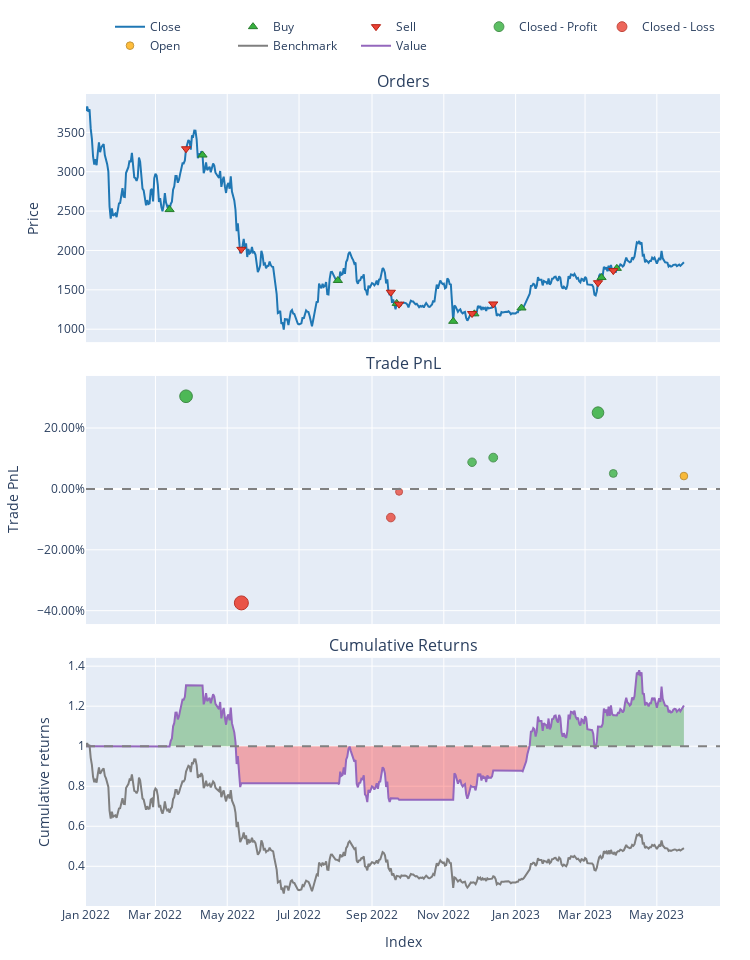

Notebook source saved alongside this figure:
### Code cell
pf[(50, 53, 'ETH-USD')].plot().show()

### Figure 1 — Plotly figure (JSON) as saved in the notebook; plotly's stock layout.template omitted (floating-point values rounded to 4 significant figures; data arrays with more than 128 entries replaced by an {"elided": "..."} marker saying what was removed)
{"data": [{"legendgroup": "0", "line": {"color": "#1f77b4"}, "name": "Close", "showlegend": true, "type": "scatter", "uid": "6b6f7a29-bb07-4fe5-86f2-a7cf6a849481", "x": {"elided": "508 str values"}, "xaxis": "x", "y": {"elided": "508 float values"}, "yaxis": "y"}, {"customdata": [[148829, 0.03966, 0.0999], [148831, 0.04056, 0.1303], [148833, 0.05037, 0.08155], [148835, 0.05565, 0.07389], [148837, 0.06654, 0.0732], [148839, 0.06661, 0.07961], [148841, 0.06916, 0.08779], [148843, 0.06628, 0.1098], [148845, 0.06506, 0.1153]], "hovertemplate": "Order Id: %{customdata[0]}<br>Timestamp: %{x}<br>Price: %{y}<br>Size: %{customdata[1]:.6f}<br>Fees: %{customdata[2]:.6f}", "legendgroup": "1", "marker": {"color": "#37B13F", "line": {"color": "rgb(38,123,44)", "width": 1}, "size": 8, "symbol": "triangle-up"}, "mode": "markers", "name": "Buy", "type": "scatter", "uid": "ea7ab2d3-f1f0-4754-8a10-484929c5f77f", "x": ["2022-03-13T00:00:00+00:00", "2022-04-10T00:00:00+00:00", "2022-08-03T00:00:00+00:00", "2022-09-22T00:00:00+00:00", "2022-11-09T00:00:00+00:00", "2022-11-27T00:00:00+00:00", "2023-01-06T00:00:00+00:00", "2023-03-15T00:00:00+00:00", "2023-03-28T00:00:00+00:00"], "xaxis": "x", "y": [2519.0, 3212.0, 1619.0, 1328.0, 1100.0, 1195.0, 1269.0, 1656.0, 1773.0], "yaxis": "y"}, {"customdata": [[148830, 0.03966, 0.1305], [148832, 0.04056, 0.08171], [148834, 0.05037, 0.07403], [148836, 0.05565, 0.07335], [148838, 0.06654, 0.07977], [148840, 0.06661, 0.08797], [148842, 0.06916, 0.11], [148844, 0.06628, 0.1156]], "hovertemplate": "Order Id: %{customdata[0]}<br>Timestamp: %{x}<br>Price: %{y}<br>Size: %{customdata[1]:.6f}<br>Fees: %{customdata[2]:.6f}", "legendgroup": "2", "marker": {"color": "#EA4335", "line": {"color": "rgb(181,31,18)", "width": 1}, "size": 8, "symbol": "triangle-down"}, "mode": "markers", "name": "Sell", "type": "scatter", "uid": "c90587fe-d1e6-4c4a-804c-9edf4480daa9", "x": ["2022-03-27T00:00:00+00:00", "2022-05-13T00:00:00+00:00", "2022-09-17T00:00:00+00:00", "2022-09-24T00:00:00+00:00", "2022-11-25T00:00:00+00:00", "2022-12-13T00:00:00+00:00", "2023-03-12T00:00:00+00:00", "2023-03-25T00:00:00+00:00"], "xaxis": "x", "y": [3292.0, 2014.0, 1470.0, 1318.0, 1199.0, 1321.0, 1590.0, 1744.0], "yaxis": "y"}, {"customdata": [[0, 0, 30.41, 0.3044], [4, 4, 6.418, 0.08767], [5, 5, 8.187, 0.1028], [6, 6, 22.0, 0.2506], [7, 7, 5.579, 0.05083]], "hovertemplate": "Exit Trade Id: %{customdata[0]}<br>Position Id: %{customdata[1]}<br>Exit Timestamp: %{x}<br>PnL: %{customdata[2]:.6f}<br>Return: %{customdata[3]:.2%}", "legendgroup": "3", "marker": {"color": "#37B13F", "line": {"color": "rgb(38,123,44)", "width": 1}, "opacity": [0.8712, 0.7822, 0.7884, 0.8491, 0.7671], "size": [12.66, 8.503, 8.793, 11.63, 7.796], "symbol": "circle"}, "mode": "markers", "name": "Closed - Profit", "type": "scatter", "uid": "3645ca71-2e1b-4860-88f8-54eb7a91b550", "x": ["2022-03-27T00:00:00+00:00", "2022-11-25T00:00:00+00:00", "2022-12-13T00:00:00+00:00", "2023-03-12T00:00:00+00:00", "2023-03-25T00:00:00+00:00"], "xaxis": "x2", "y": [0.3044, 0.08767, 0.1028, 0.2506, 0.05083], "yaxis": "y2"}, {"customdata": [[1, 1, -48.78, -0.3744], [2, 2, -7.668, -0.09403], [3, 3, -0.6863, -0.009289]], "hovertemplate": "Exit Trade Id: %{customdata[0]}<br>Position Id: %{customdata[1]}<br>Exit Timestamp: %{x}<br>PnL: %{customdata[2]:.6f}<br>Return: %{customdata[3]:.2%}", "legendgroup": "4", "marker": {"color": "#EA4335", "line": {"color": "rgb(181,31,18)", "width": 1}, "opacity": [0.9, 0.7848, 0.75], "size": [14, 8.624, 7], "symbol": "circle"}, "mode": "markers", "name": "Closed - Loss", "type": "scatter", "uid": "c7ad35fd-950c-4d2f-8f56-ea0f7a6d10cc", "x": ["2022-05-13T00:00:00+00:00", "2022-09-17T00:00:00+00:00", "2022-09-24T00:00:00+00:00"], "xaxis": "x2", "y": [-0.3744, -0.09403, -0.009289], "yaxis": "y2"}, {"customdata": [[8, 8, 4.877, 0.04228]], "hovertemplate": "Exit Trade Id: %{customdata[0]}<br>Position Id: %{customdata[1]}<br>Exit Timestamp: %{x}<br>PnL: %{customdata[2]:.6f}<br>Return: %{customdata[3]:.2%}", "legendgroup": "5", "marker": {"color": "#FFAA00", "line": {"color": "rgb(178,118,0)", "width": 1}, "opacity": [0.7636], "size": [7.633], "symbol": "circle"}, "mode": "markers", "name": "Open", "type": "scatter", "uid": "56591c05-5233-4b56-a0e6-2f5068d58129", "x": ["2023-05-24T00:00:00+00:00"], "xaxis": "x2", "y": [0.04228], "yaxis": "y2"}, {"legendgroup": "6", "line": {"color": "#7f7f7f"}, "name": "Benchmark", "showlegend": true, "type": "scatter", "uid": "83a8e331-6df4-4c3e-8978-1fc9ae1f4bc3", "x": {"elided": "508 str values"}, "xaxis": "x3", "y": {"elided": "508 float values"}, "yaxis": "y3"}, {"hoverinfo": "skip", "legendgroup": "7", "line": {"color": "rgba(0, 0, 0, 0)", "width": 0}, "opacity": 0, "showlegend": false, "type": "scatter", "uid": "d7d1a4b2-0b5e-4541-b7c2-657ec5bfe3fc", "x": {"elided": "508 str values"}, "xaxis": "x3", "y": {"elided": "508 int values"}, "yaxis": "y3"}, {"connectgaps": false, "fill": "tonexty", "fillcolor": "rgba(0, 128, 0, 0.3)", "hoverinfo": "skip", "legendgroup": "7", "line": {"color": "rgba(0, 0, 0, 0)", "width": 0}, "opacity": 0, "showlegend": false, "type": "scatter", "uid": "6803cb33-2bc9-40a4-9b04-b884badfb936", "x": {"elided": "508 str values"}, "xaxis": "x3", "y": {"elided": "508 float values"}, "yaxis": "y3"}, {"hoverinfo": "skip", "legendgroup": "7", "line": {"color": "rgba(0, 0, 0, 0)", "width": 0}, "opacity": 0, "showlegend": false, "type": "scatter", "uid": "accb250f-13cb-4970-b3b8-40b235df1a96", "x": {"elided": "508 str values"}, "xaxis": "x3", "y": {"elided": "508 int values"}, "yaxis": "y3"}, {"connectgaps": false, "fill": "tonexty", "fillcolor": "rgba(255, 0, 0, 0.3)", "hoverinfo": "skip", "legendgroup": "7", "line": {"color": "rgba(0, 0, 0, 0)", "width": 0}, "opacity": 0, "showlegend": false, "type": "scatter", "uid": "0489fad0-303a-452d-b2d5-8a9e7a3688ec", "x": {"elided": "508 str values"}, "xaxis": "x3", "y": {"elided": "508 float values"}, "yaxis": "y3"}, {"legendgroup": "8", "line": {"color": "#9467bd"}, "name": "Value", "showlegend": true, "type": "scatter", "uid": "e3c037a5-bd5c-461e-a082-b66c1a677d12", "x": {"elided": "508 str values"}, "xaxis": "x3", "y": {"elided": "508 float values"}, "yaxis": "y3"}, {"hoverinfo": "skip", "legendgroup": "7", "line": {"color": "rgba(0, 0, 0, 0)", "width": 0}, "opacity": 0, "showlegend": false, "type": "scatter", "uid": "00c4e7d7-df1e-468c-8401-79de98860a93", "x": {"elided": "508 str values"}, "xaxis": "x3", "y": {"elided": "508 int values"}, "yaxis": "y3"}], "layout": {"annotations": [{"font": {"size": 16}, "showarrow": false, "text": "Orders", "x": 0.5, "xanchor": "center", "xref": "paper", "y": 1, "yanchor": "bottom", "yref": "paper"}, {"font": {"size": 16}, "showarrow": false, "text": "Trade PnL", "x": 0.5, "xanchor": "center", "xref": "paper", "y": 0.6528, "yanchor": "bottom", "yref": "paper"}, {"font": {"size": 16}, "showarrow": false, "text": "Cumulative Returns", "x": 0.5, "xanchor": "center", "xref": "paper", "y": 0.3056, "yanchor": "bottom", "yref": "paper"}], "height": 960, "legend": {"orientation": "h", "traceorder": "normal", "x": 1, "xanchor": "right", "y": 1.042, "yanchor": "bottom"}, "margin": {"b": 30, "l": 30, "r": 30, "t": 30}, "shapes": [{"line": {"color": "gray", "dash": "dash"}, "type": "line", "x0": 0, "x1": 1, "xref": "paper", "y0": 0, "y1": 0, "yref": "y2"}, {"line": {"color": "gray", "dash": "dash"}, "type": "line", "x0": 0, "x1": 1, "xref": "paper", "y0": 1, "y1": 1, "yref": "y3"}], "showlegend": true, "width": 750, "xaxis": {"anchor": "y", "domain": [0, 1], "matches": "x3", "showticklabels": false}, "xaxis2": {"anchor": "y2", "domain": [0, 1], "matches": "x3", "showticklabels": false}, "xaxis3": {"anchor": "y3", "domain": [0, 1], "title": {"text": "Index"}}, "yaxis": {"anchor": "x", "domain": [0.6944, 1], "title": {"text": "Price"}}, "yaxis2": {"anchor": "x2", "domain": [0.3472, 0.6528], "tickformat": ".2%", "title": {"text": "Trade PnL"}}, "yaxis3": {"anchor": "x3", "domain": [0, 0.3056], "title": {"text": "Cumulative returns"}}}}
